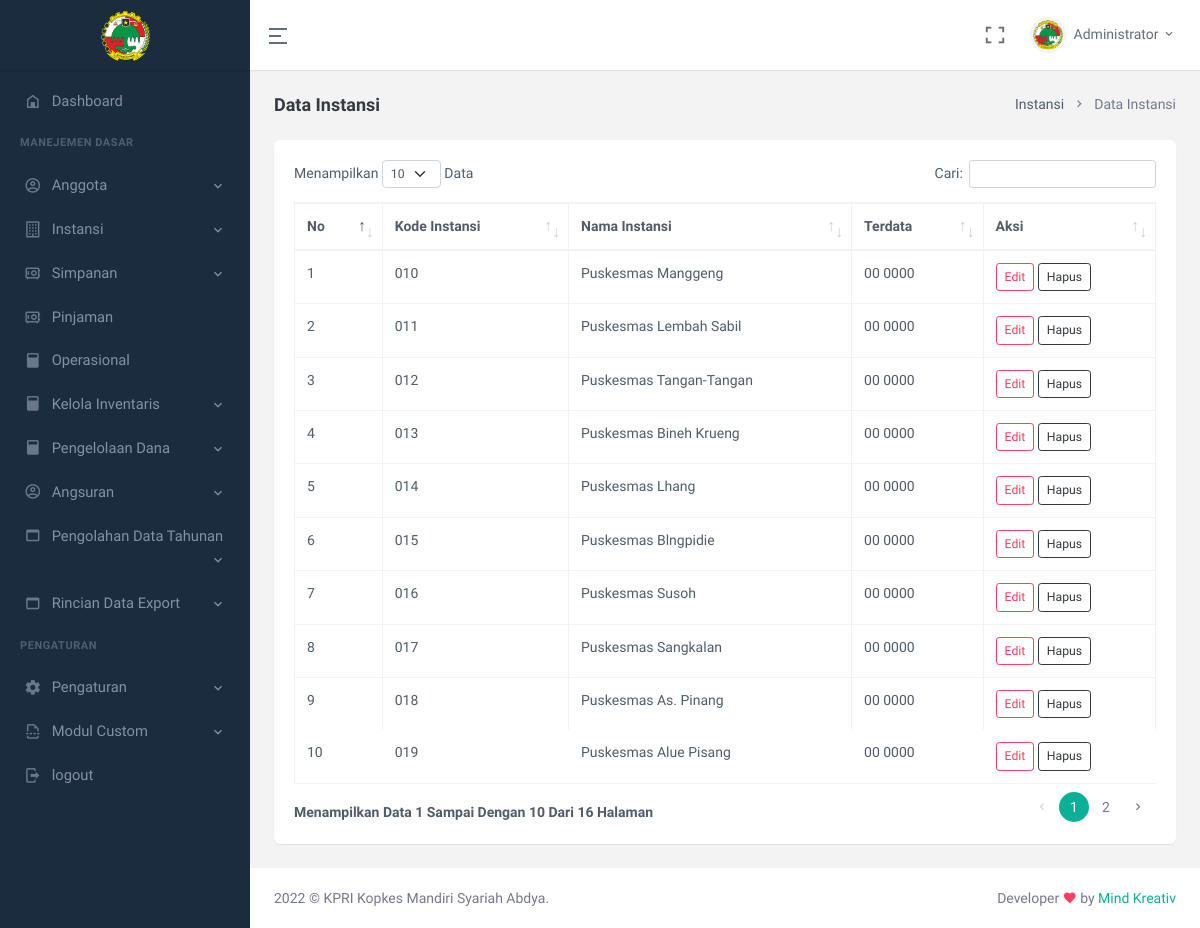
Page /index.php/c_instansi on the earlier database version.
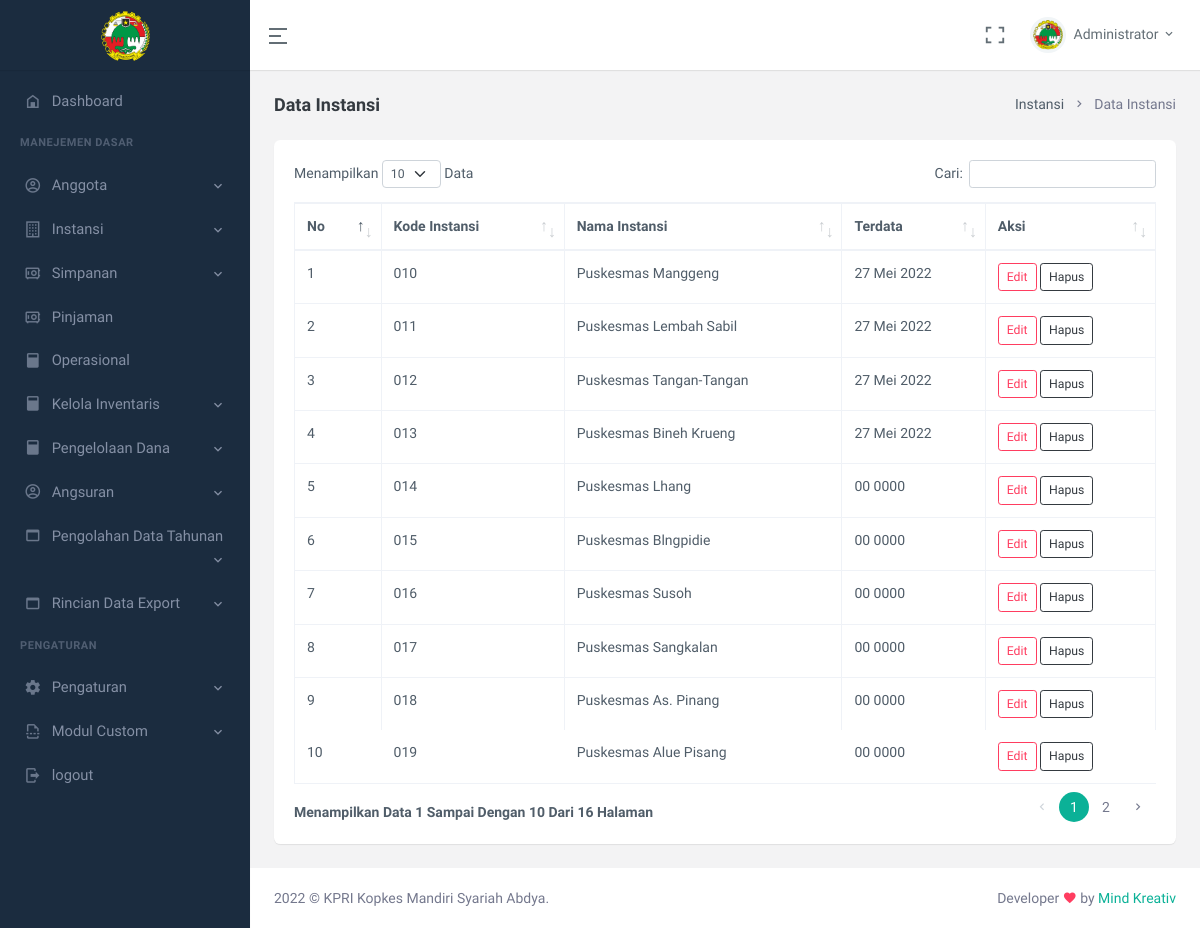
Same page on the later database version.
### tables this page shows
CREATE TABLE `tb_instansi` (
  `id` int(11) NOT NULL,
  `kode_instansi` varchar(10) NOT NULL,
  `nama_instansi` varchar(30) NOT NULL,
  `alamat_instansi` varchar(30) NOT NULL,
  `registration` date NOT NULL
);

### application/views/main.php (called while the page is built, shortened)
<?php
$this->load->view('part/header.php');
$this->load->view($page);
 ?>

### application/controllers/C_Instansi.php (called while the page is built, shortened)
<?php
class C_Instansi extends CI_Controller{
  public function __construct()
  {
    $this->load->library('form_validation');
    $this->load->model(
      array(
        'Data_Entry/M_views' => 'mv',
        'Data_Entry/M_function' => 'mf',
        'Data_Entry/M_create' => 'mc',
    ));
     $this->load->helper('tgl_indo');
  }
  function index()
  {
    $load = $this->mv->get_instansi();
    $data = array(
      'js'    => 'dataTables',
      'title' => 'Data Instansi',
      'instansi' => $load,
      'page'  =>  'page/instansi/index',
     );
     $this->load->view('main', $data);
  }
}

### index.php (called while the page is built, shortened)
<?php
require_once BASEPATH.'core/CodeIgniter.php';

### application/models/Data_Entry/M_views.php (called while the page is built, shortened)
<?php
class M_views extends CI_Model{
  function get_instansi()
  {
    return $this->db->get('tb_instansi')->result();
  }
}

### application/helpers/tgl_indo_helper.php (called while the page is built, shortened)
<?php  if ( ! defined('BASEPATH')) exit('No direct script access allowed');
    if ( ! function_exists('tgl_indo'))
    {
        function date_indo($tgl)
        {
            $ubah = gmdate($tgl, time()+60*60*8);
            $pecah = explode("-",$ubah);
            $tanggal = $pecah[2];
            $bulan = bulan($pecah[1]);
            $tahun = $pecah[0];
            return $tanggal.' '.$bulan.' '.$tahun;
        }
    }
    if ( ! function_exists('bulan'))
    {
        function bulan($bln)
        {
            switch ($bln)
            {
                case 5:
                    return "Mei";
                    break;
            }
        }
    }

### application/views/page/instansi/index.php (the view, shortened to what this page needs)
<div class="page-content">
      <div class="container-fluid">
        <div class="row">
            <div class="col-12">
                <div class="page-title-box d-sm-flex align-items-center justify-content-between">
                    <h4 class="mb-sm-0"><?= $title ?></h4>
                    <div class="page-title-right">
                        <ol class="breadcrumb m-0">
                            <li class="breadcrumb-item"><a href="javascript: void(0);">Instansi</a></li>
                            <li class="breadcrumb-item active"><?= $title ?></li>
                        </ol>
                    </div>
                </div>
            </div>
        </div>
          <div class="row">
              <div class="col-12">
                  <div class="card">
                      <div class="card-body">
                          <div class="table-responsive">
                              <table id="datatable" class="table table-bordered dt-responsive nowrap" style="border-collapse: collapse; border-spacing: 0; width: 100%;">
                                  <thead>
                                      <tr>
                                        <th>No</th>
                                        <th>Kode Instansi</th>
                                        <th>Nama Instansi </th>
                                        <th>Terdata </th>
                                        <th>Aksi </th>
                                      </tr>
                                  </thead>
                                  <tbody>
                                    <?php $start = 1;
                                    foreach ($instansi as $data) { ?>
                                      <tr>
                                          <td><?= $start++ ?></td>
                                          <td><?= $data->kode_instansi ?></td>
                                          <td><?= $data->nama_instansi ?></td>
                                          <td><?= date_indo($data->registration) ?></td>
                                          <td>
                                            <a href="<?= base_url('update_instansi/').$data->kode_instansi; ?>" class="btn btn-sm btn-outline-danger waves-effect waves-light">Edit</a>
                                            <a href="<?= base_url('hapus_instansi/').$data->kode_instansi; ?>" id="btn-delete" class="btn btn-sm btn-outline-dark waves-effect waves-light" onclick="<?= base_url('anggota') ?>">Hapus</a>
                                          </td>
                                      </tr>
                                    <?php }
                                     ?>
                                  </tbody>
                                  </table>
                          </div>
                      </div>
                  </div>
              </div>
          </div>
        </div>
      </div>

Differences in the rows shown:
changed tb_instansi "Puskesmas Manggeng": registration "00 0000" → "27 Mei 2022"
changed tb_instansi "Puskesmas Lembah Sabil": registration "00 0000" → "27 Mei 2022"
changed tb_instansi "Puskesmas Tangan-Tangan": registration "00 0000" → "27 Mei 2022"
changed tb_instansi "Puskesmas Bineh Krueng": registration "00 0000" → "27 Mei 2022"
